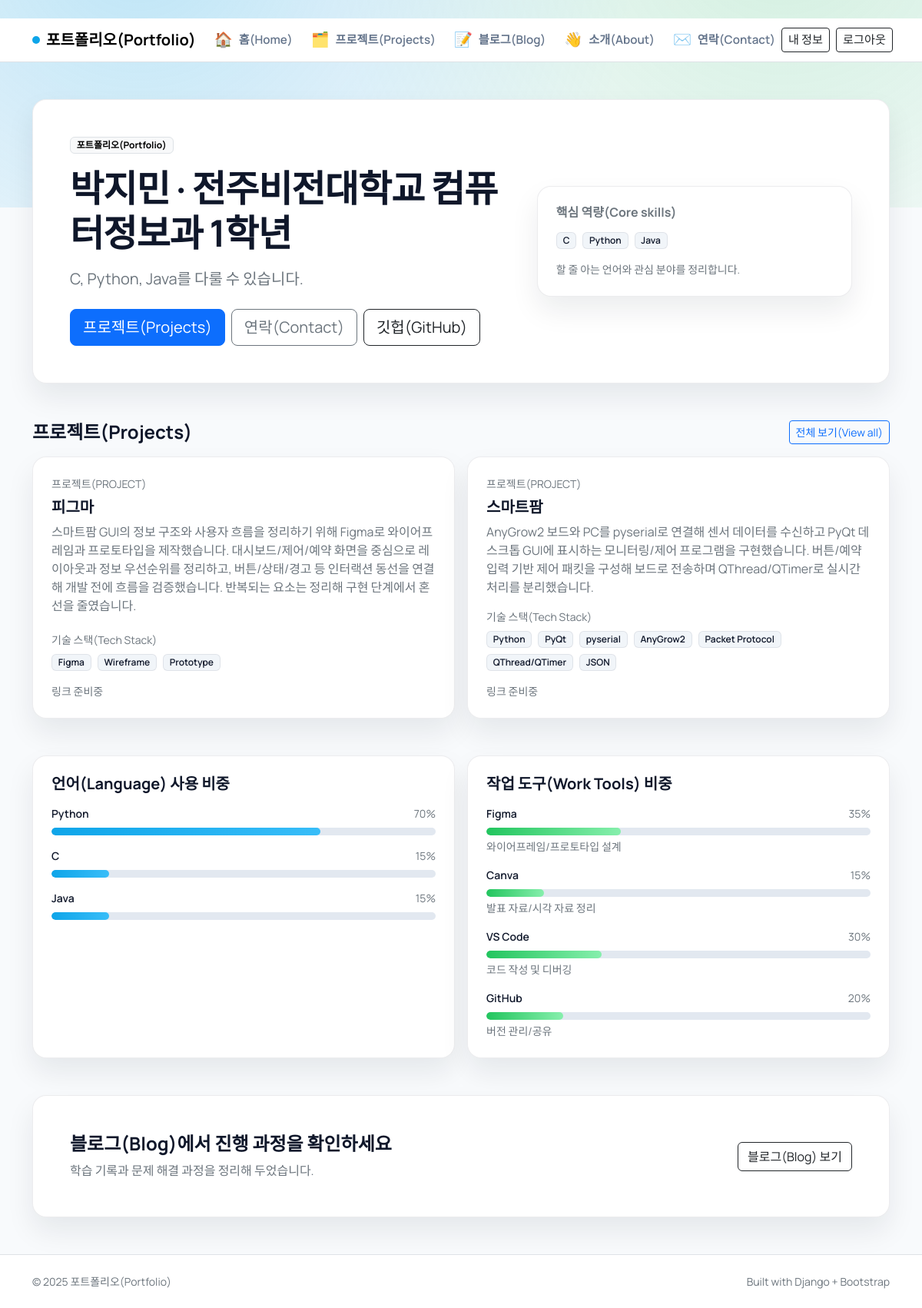
The app's page / (signed in) with its own data.
### pages/models.py (models this page shows, shortened)
class Project(models.Model):
    USAGE_LANGUAGE = "language"
    USAGE_TOOL = "tool"
    USAGE_OTHER = "other"
    USAGE_CHOICES = [
        (USAGE_LANGUAGE, "Language"),
        (USAGE_TOOL, "Tool"),
        (USAGE_OTHER, "Other"),
    ]
    name = models.CharField(max_length=200)
    summary = models.TextField()
    link = models.URLField(blank=True)
    tech_stack = models.JSONField(default=list, blank=True)
    details = models.JSONField(default=list, blank=True)
    highlights = models.JSONField(default=list, blank=True)
    note = models.TextField(blank=True)
    usage_title = models.CharField(max_length=120, blank=True)
    usage_type = models.CharField(max_length=20, choices=USAGE_CHOICES, blank=True)
    usage_items = models.JSONField(default=list, blank=True)
    owner = models.ForeignKey(
        settings.AUTH_USER_MODEL,
        on_delete=models.CASCADE,
        related_name="projects",
        null=True,
        blank=True,
    )
    order = models.PositiveIntegerField(default=0)
    created_at = models.DateTimeField(default=timezone.now)
    updated_at = models.DateTimeField(auto_now=True)
    class Meta:
        ordering = ["order", "-created_at"]

### pages/views.py (the view)
# urls.py: path("", views.home, name="home"),
def home(request):
    profile = _build_profile()
    projects = _get_projects(request.user)
    language_usage = _aggregate_language_usage(projects)
    context = {
        "profile": profile,
        "projects": projects,
        "language_usage": language_usage,
        "work_usage": WORK_USAGE,
    }
    return render(request, "pages/home.html", context)

### pages/views.py (called while the page is built)
def _get_projects(user):
    if not user.is_authenticated:
        return []
    return list(Project.objects.filter(owner=user))

def _build_profile():
    profile = PROFILE.copy()
    email = profile.get("email", "")
    profile["email_link"] = f"mailto:{email}" if email else ""
    github = profile.get("github", "")
    if github and not github.startswith(("http://", "https://")):
        profile["github_link"] = f"https://github.com/{github}"
    else:
        profile["github_link"] = github
    profile["resume_link"] = profile.get("resume", "")
    return profile

### pages/templates/pages/home.html (shortened to what this page needs)
﻿{% extends "blog/base.html" %}
{% block content %}
<section class="surface p-4 p-md-5 mb-5 fade-up">
  <div class="row align-items-center g-4">
    <div class="col-lg-7">
      <span class="badge text-bg-light border mb-3">포트폴리오(Portfolio)</span>
      <h1 class="display-5 fw-bold hero-title mb-3">{{ profile.name }} · {{ profile.headline }}</h1>
      <p class="text-secondary fs-5 mb-4">{{ profile.summary }}</p>
      <div class="d-flex flex-wrap gap-2">
        <a class="btn btn-primary btn-lg" href="{% url 'projects' %}">프로젝트(Projects)</a>
        <a class="btn btn-outline-secondary btn-lg" href="{% url 'contact' %}">연락(Contact)</a>
        {% if request.user.is_authenticated %}
          {% if profile.resume_link %}
            <a class="btn btn-outline-dark btn-lg" href="{{ profile.resume_link }}" target="_blank" rel="noopener">이력서(Resume)</a>
          {% else %}
            <a class="btn btn-outline-dark btn-lg" href="{{ profile.github_link }}" target="_blank" rel="noopener">깃헙(GitHub)</a>
          {% endif %}
        {% endif %}
      </div>
    </div>
    <div class="col-lg-5">
      <div class="surface p-4">
        <h2 class="h6 fw-bold text-secondary mb-3">핵심 역량(Core skills)</h2>
        <div class="d-flex flex-wrap gap-2 mb-3">
          <span class="badge badge-skill">C</span>
          <span class="badge badge-skill">Python</span>
          <span class="badge badge-skill">Java</span>
        </div>
        <div class="small text-secondary">할 줄 아는 언어와 관심 분야를 정리합니다.</div>
      </div>
    </div>
  </div>
</section>
<section class="mb-5">
  <div class="d-flex align-items-center justify-content-between mb-3">
    <h2 class="h4 fw-bold mb-0">프로젝트(Projects)</h2>
    <a class="btn btn-sm btn-outline-primary" href="{% url 'projects' %}">전체 보기(View all)</a>
  </div>
  <div class="row row-cols-1 row-cols-md-2 g-3 stagger">
    {% for project in projects|slice:":2" %}
      {% include "pages/_project_card.html" with project=project %}
    {% endfor %}
  </div>
</section>
<section class="mb-5">
  <div class="row g-3">
    <div class="col-lg-6">
      <div class="surface p-4 h-100">
        <h2 class="h5 fw-bold mb-3">언어(Language) 사용 비중</h2>
        {% if request.user.is_authenticated %}
          {% if language_usage %}
            <div class="d-grid gap-3">
              {% for item in language_usage %}
                <div>
                  <div class="d-flex justify-content-between small mb-2">
                    <span class="fw-semibold">{{ item.label }}</span>
                    <span class="text-secondary">{{ item.percent }}%</span>
                  </div>
                  <div class="chart-track">
                    <div class="chart-fill accent" style="width: {{ item.percent }}%"></div>
                  </div>
                </div>
              {% endfor %}
            </div>
          {% else %}
            <div class="alert alert-light border">데이터(Data)가 없습니다.</div>
          {% endif %}
        {% else %}
          <div class="alert alert-light border">로그인 후 내 언어 비중을 확인할 수 있습니다.</div>
        {% endif %}
      </div>
    </div>
    <div class="col-lg-6">
      <div class="surface p-4 h-100">
        <h2 class="h5 fw-bold mb-3">작업 도구(Work Tools) 비중</h2>
        {% if request.user.is_authenticated %}
          {% if work_usage %}
            <div class="d-grid gap-3">
              {% for item in work_usage %}
                <div>
                  <div class="d-flex justify-content-between small mb-2">
                    <span class="fw-semibold">{{ item.label }}</span>
                    <span class="text-secondary">{{ item.percent }}%</span>
                  </div>
                  <div class="chart-track">
                    <div class="chart-fill accent-2" style="width: {{ item.percent }}%"></div>
                  </div>
                  {% if item.note %}
                    <div class="small text-secondary mt-1">{{ item.note }}</div>
                  {% endif %}
                </div>
              {% endfor %}
            </div>
          {% else %}
            <div class="alert alert-light border">데이터(Data)가 없습니다.</div>
          {% endif %}
        {% else %}
          <div class="alert alert-light border">로그인 후 내 작업 도구 비중을 확인할 수 있습니다.</div>
        {% endif %}
      </div>
    </div>
  </div>
</section>
<section class="surface p-4 p-md-5">
  <div class="row g-3 align-items-center">
    <div class="col-md-8">
      <h2 class="h4 fw-bold mb-2">블로그(Blog)에서 진행 과정을 확인하세요</h2>
      <p class="text-secondary mb-0">학습 기록과 문제 해결 과정을 정리해 두었습니다.</p>
    </div>
    <div class="col-md-4 text-md-end">
      <a class="btn btn-outline-dark" href="{% url 'post_list' %}">블로그(Blog) 보기</a>
    </div>
  </div>
</section>
{% endblock %}

### pages/templates/pages/_project_card.html (shortened to what this page needs)
﻿<div class="col">
  <div class="surface h-100 p-4 d-flex flex-column">
    <div class="small text-uppercase text-secondary mb-2">프로젝트(Project)</div>
    <h3 class="h5 fw-bold mb-2">{{ project.name }}</h3>
    <div class="flex-grow-1">
      <p class="text-secondary mb-3">{{ project.summary }}</p>
    </div>
    <div class="mb-3">
      <div class="small text-secondary mb-2">기술 스택(Tech Stack)</div>
      <div class="d-flex flex-wrap gap-2">
        {% for tech in project.tech_stack %}
          <span class="badge badge-skill">{{ tech }}</span>
        {% endfor %}
      </div>
    </div>
    {% if project.link %}
      <a class="btn btn-sm btn-outline-primary mt-auto" href="{{ project.link }}" target="_blank" rel="noopener">링크(Link)</a>
    {% else %}
      <div class="mt-auto small text-secondary">링크 준비중</div>
    {% endif %}
  </div>
</div>

### blog/templates/blog/base.html (style rules this page uses)
:root { --ink: #0f172a; --muted: #64748b; --accent: #0ea5e9; --accent-2: #22c55e; --surface: #ffffff; --border: rgba(15, 23, 42, 0.08); --radius: 18px; }
body { font-family: "Manrope", sans-serif; color: var(--ink); background: #f8fafc; min-height: 100vh; }
body::before { content: ""; position: fixed; inset: -10% 0 auto 0; height: 55vh; background: radial-gradient(circle at 15% 20%, rgba(14, 165, 233, 0.25), transparent 60%), radial-gradient(circle at 85% 15%, rgba(34, 197, 94, 0.18), transparent 55%); z-index: -1; }
.surface { background: var(--surface); border: 1px solid var(--border); border-radius: var(--radius); box-shadow: 0 18px 36px rgba(15, 23, 42, 0.08); }
.badge-skill { background: #f1f5f9; color: var(--ink); border: 1px solid rgba(15, 23, 42, 0.08); font-weight: 600; }
.hero-title { letter-spacing: -0.02em; }
.chart-track { height: 10px; background: #e2e8f0; border-radius: 999px; overflow: hidden; }
.chart-fill { height: 100%; border-radius: 999px; }
.chart-fill.accent { background: linear-gradient(90deg, var(--accent), #38bdf8); }
.chart-fill.accent-2 { background: linear-gradient(90deg, var(--accent-2), #86efac); }
.fade-up { animation: fadeUp 0.7s ease both; }
.stagger > * { animation: fadeUp 0.7s ease both; }
.stagger > *:nth-child(2) { animation-delay: 0.08s; }

### records on screen
Project: name "피그마", summary "스마트팜 GUI의 정보 구조와 사용자 흐름을 정리하기 위해 Figma로 와이어프레임과 프로토타입을 제작했습니다. 대시보드/제어/예약 화면을 중심으로 레이아웃과 정보 우선순위를 정리하고, 버튼/상태/경고 등 인터랙션 동선을 연결해 개발 전에 흐름을 검증했습니다. 반복되는 요소는 정리해 구현 단계에서 혼선을 줄였습니다.", tech_stack "Figma" "Wireframe" "Prototype", link "링크 준비중"
Project: name "스마트팜", summary "AnyGrow2 보드와 PC를 pyserial로 연결해 센서 데이터를 수신하고 PyQt 데스크톱 GUI에 표시하는 모니터링/제어 프로그램을 구현했습니다. 버튼/예약 입력 기반 제어 패킷을 구성해 보드로 전송하며 QThread/QTimer로 실시간 처리를 분리했습니다.", tech_stack "Python" "PyQt" "pyserial" "AnyGrow2" "Packet Protocol" "QThread/QTimer" "JSON", link "링크 준비중"

### other values on screen
{{ profile.name }} "박지민"
{{ profile.headline }} "전주비전대학교 컴퓨터정보과 1학년"
{{ profile.summary }} "C, Python, Java를 다룰 수 있습니다."
{{ item.label }} "Python" "C" "Java"
{{ item.percent }} "70" "15" "15"
{{ item.label }} "Figma" "Canva" "VS Code" "GitHub"
{{ item.percent }} "35" "15" "30" "20"
{{ item.note }} "와이어프레임/프로토타입 설계" "발표 자료/시각 자료 정리" "코드 작성 및 디버깅" "버전 관리/공유"
